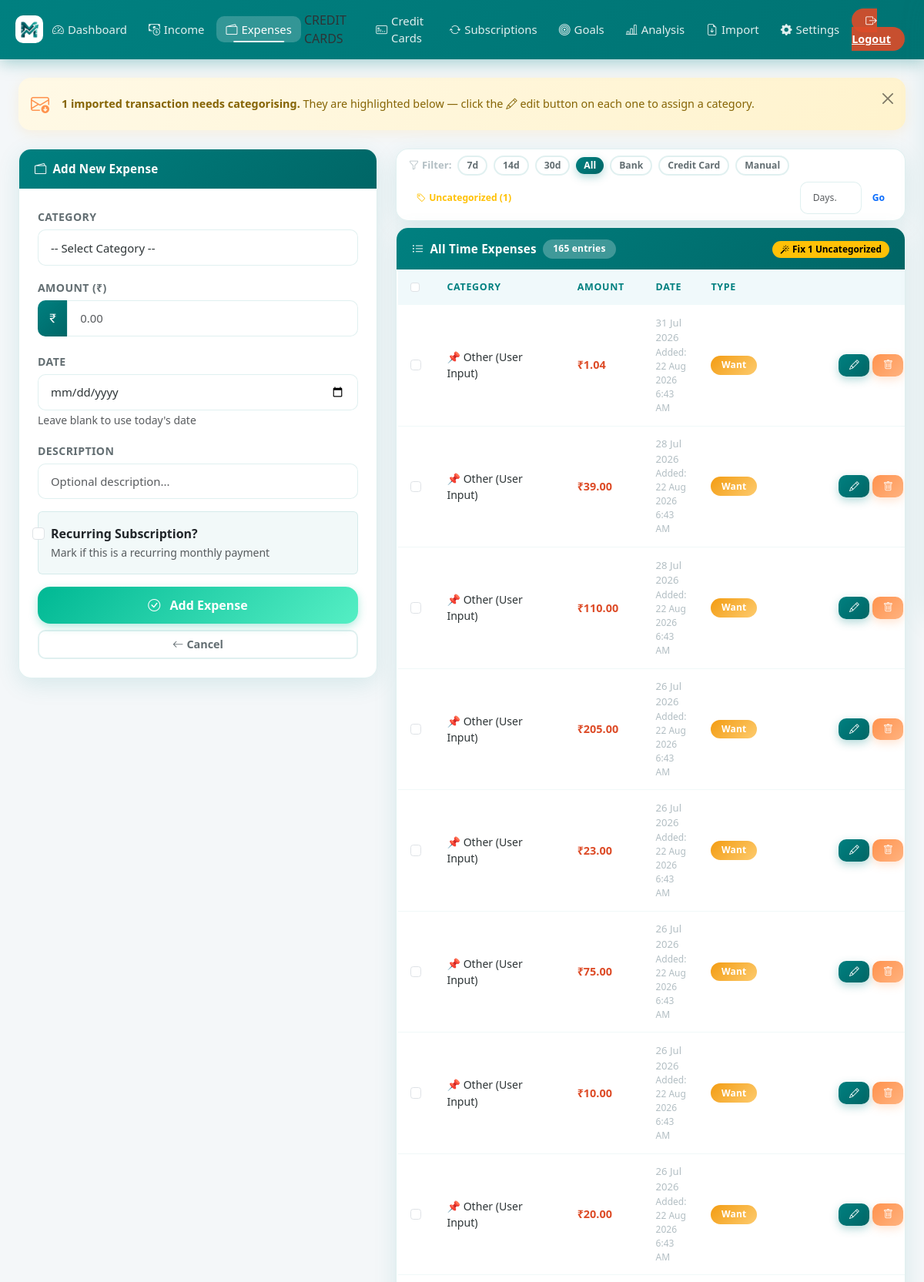
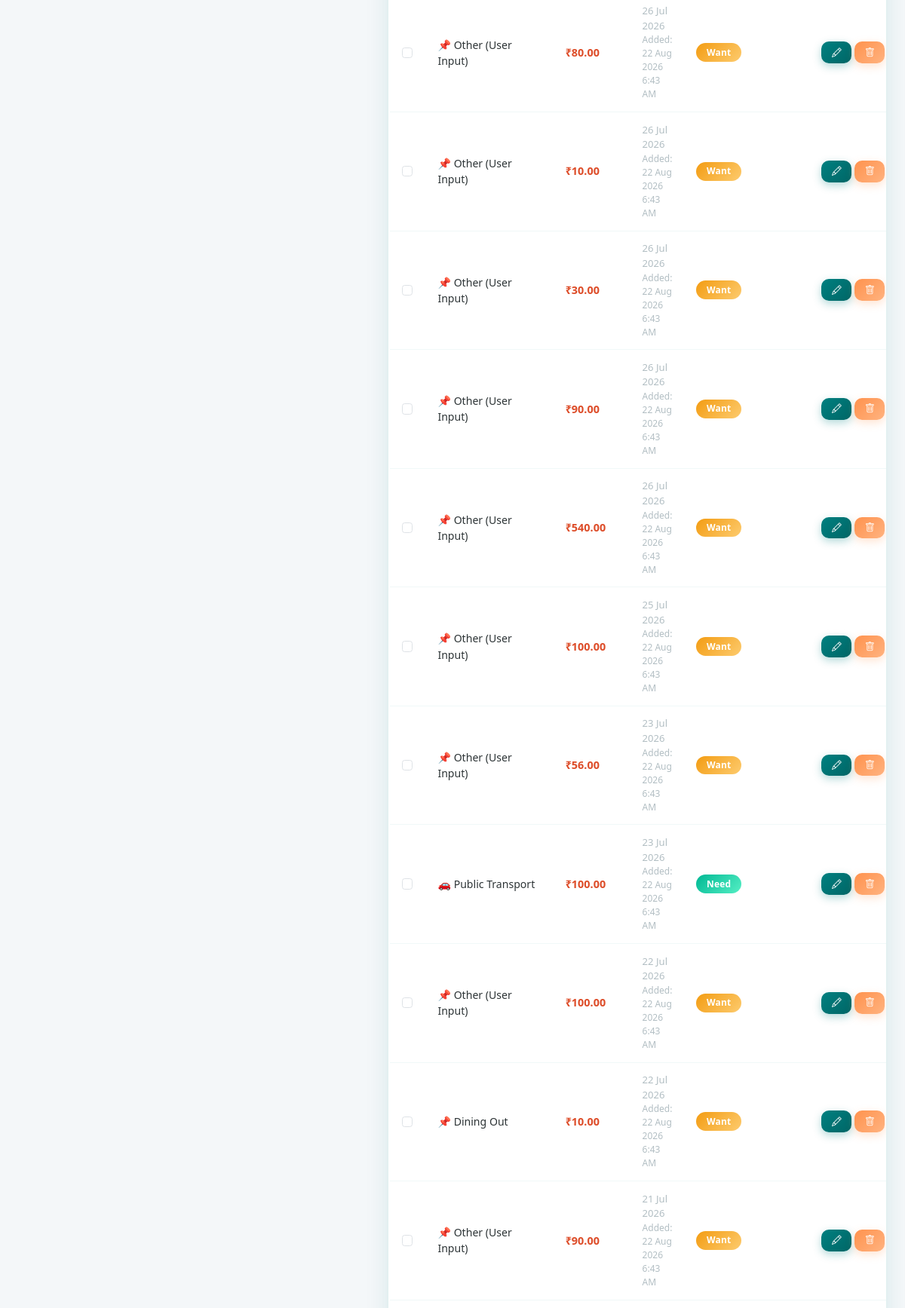
Page /add_expense (signed in, upper part) on the committed database (2 pictures, top to bottom).
### models.py (models this page shows)
class Expense(db.Model):
    id = db.Column(db.Integer, primary_key=True)
    user_id = db.Column(
        db.Integer, db.ForeignKey("user.id"), nullable=False, index=True
    )
    category = db.Column(db.String(100), nullable=False)
    amount = db.Column(db.Float, nullable=False)
    date = db.Column(db.DateTime, default=_now, index=True)
    created_at = db.Column(db.DateTime, default=_now)
    description = db.Column(db.String(200))
    is_essential = db.Column(db.Boolean, default=False)
    is_subscription = db.Column(db.Boolean, default=False, index=True)
    sub_start_date = db.Column(db.DateTime, nullable=True)
    sub_end_date = db.Column(db.DateTime, nullable=True)
    sub_expired_notified = db.Column(db.Boolean, default=False)
    source_type = db.Column(db.String(30), default="MANUAL", nullable=False)
    credit_card_id = db.Column(db.Integer, db.ForeignKey("credit_card.id"), nullable=True)
    billing_cycle_id = db.Column(db.String(80), nullable=True)
    statement_id = db.Column(db.Integer, db.ForeignKey("credit_card_statement.id"), nullable=True)
    transaction_id = db.Column(db.String(120), nullable=True, unique=True)
    merchant = db.Column(db.String(200), nullable=True)
    need_want_type = db.Column(db.String(10), nullable=True)
    is_settlement = db.Column(db.Boolean, default=False, nullable=False)
    __table_args__ = (
        db.Index("ix_expense_user_date", "user_id", "date"),
        db.Index("ix_expense_user_sub", "user_id", "is_subscription"),
        db.Index("ix_expense_user_source", "user_id", "source_type"),
    )

### app.py (the view, shortened to what this page needs)
@app.route("/add_expense", methods=["GET", "POST"])
@login_required
def add_expense():
    form = ExpenseForm()
    main_cat = request.form.get("main_category", "") if request.method == "POST" else ""
    _build_expense_form_choices(form, main_cat or None)
    try:
        exp_filter_days = int(request.args.get("days", 0))
        if exp_filter_days <= 0:
            exp_filter_days = None
    except (ValueError, TypeError):
        exp_filter_days = None
    only_uncategorized = request.args.get("uncategorized") == "1"
    source_filter = request.args.get("source", "all").lower()
    expense_query = Expense.query.filter_by(user_id=current_user.id)
    if exp_filter_days:
        since = datetime.now(timezone.utc).replace(tzinfo=None) - timedelta(
            days=exp_filter_days
        )
        expense_query = expense_query.filter(Expense.date >= since)
        exp_filter_label = (
            f"Last {exp_filter_days} day{'s' if exp_filter_days != 1 else ''}"
        )
    else:
        exp_filter_label = "All Time"
    if only_uncategorized:
        expense_query = expense_query.filter(Expense.category == "Uncategorized")
        exp_filter_label = "Uncategorized"
    expenses = expense_query.order_by(Expense.date.desc()).all()
    return render_template(
        "add_expense.html",
        form=form,
        edit=False,
        expenses=expenses,
        exp_filter_days=exp_filter_days,
        exp_filter_label=exp_filter_label,
        only_uncategorized=only_uncategorized,
        source_filter=source_filter,
        expense_categories=expense_categories,
    )

### forms.py
class ExpenseForm(FlaskForm):
    main_category = SelectField("Category", choices=[], validators=[DataRequired()])
    sub_category = SelectField("Sub Category", choices=[], validators=[DataRequired()])
    custom_category = StringField("Custom Category", validators=[Optional()])
    amount = FloatField("Amount (₹)", validators=[DataRequired()])
    date = DateField("Date", validators=[Optional()], format="%Y-%m-%d")
    description = StringField("Description", validators=[Optional()])
    is_subscription = BooleanField("Recurring Subscription?")
    sub_start_date = DateField(
        "Subscription Start Date", validators=[Optional()], format="%Y-%m-%d"
    )
    sub_end_date = DateField(
        "Subscription End Date", validators=[Optional()], format="%Y-%m-%d"
    )
    submit = SubmitField("Add Expense")

### app.py (called while the page is built)
@login_manager.user_loader
def load_user(user_id):
    return db.session.get(User, int(user_id))

def _build_expense_form_choices(form, main_cat=None):
    form.main_category.choices = [("", "-- Select Category --")] + [
        (cat, cat) for cat in expense_categories.keys()
    ]
    if main_cat and main_cat in expense_categories:
        subcats = expense_categories[main_cat]["subcategories"]
        form.sub_category.choices = [("", "-- Select Sub Category --")] + [
            (s, s) for s in subcats
        ]
    else:
        form.sub_category.choices = [("", "-- Select Sub Category First --")]

    def __call__(self, environ, start_response):
        if environ.get("PATH_INFO") not in self._PWA_PATHS:
            return self.wsgi_app(environ, start_response)
        def _start_response(status, headers, exc_info=None):
            out = []
            for name, value in headers:
                if name.lower() == "vary":
                    parts = [p.strip() for p in value.split(",")
                             if p.strip().lower() != "cookie"]
                    value = ", ".join(parts) or "Accept-Encoding"
                out.append((name, value))
            return start_response(status, out, exc_info)
        return self.wsgi_app(environ, _start_response)

### templates/add_expense.html (shortened to what this page needs)
{% extends "base.html" %}
{% block content %}
{% set uncategorized = expenses | selectattr('category', 'equalto', 'Uncategorized') | list %}
{% if uncategorized %}
<div class="alert alert-warning alert-dismissible fade show d-flex align-items-center gap-3 mb-4 rounded-4" role="alert"
  style="border:none;box-shadow:0 4px 16px rgba(253,203,110,0.18);">
  <i class="bi bi-envelope-arrow-down fs-4 flex-shrink-0" style="color:#FF924D;"></i>
  <div>
    <strong>{{ uncategorized|length }} imported transaction{{ 's' if uncategorized|length != 1 }} need{{ '' if
      uncategorized|length != 1 else 's' }} categorising.</strong>
    They are highlighted below — click the <i class="bi bi-pencil"></i> edit button on each one to assign a category.
  </div>
  <button type="button" class="btn-close ms-auto" data-bs-dismiss="alert"></button>
</div>
{% endif %}
<div class="row g-4">
  <div class="col-lg-5">
    <div class="card reveal">
      <div class="card-header">
        <i class="bi bi-{% if edit %}pencil{% else %}wallet2{% endif %}"></i>
        {% if edit %}Edit Expense{% else %}Add New Expense{% endif %}
      </div>
      <div class="card-body p-4">
        <form method="POST" id="expenseForm">
          <div class="mb-3">
            {{ form.main_category.label(class="form-label") }}
            {{ form.main_category(class="form-select", id="mainCategory") }}
          </div>
          <div class="mb-3">
            {{ form.amount.label(class="form-label") }}
            <div class="input-group">
              <span class="input-group-text"><i class="bi bi-currency-rupee"></i></span>
              {{ form.amount(class="form-control", type="number", step="0.01", placeholder="0.00", id="expense_amount")
              }}
            </div>
          </div>
          <div class="mb-3">
            {{ form.date.label(class="form-label") }}
            {{ form.date(class="form-control") }}
            <small class="text-muted">Leave blank to use today's date</small>
          </div>
          <div class="mb-3">
            {{ form.description.label(class="form-label") }}
            {{ form.description(class="form-control", rows="2", placeholder="Optional description...") }}
          </div>
          <div class="mb-3">
            <div class="form-check p-3 rounded"
              style="background:rgba(0, 128, 128,0.05);border:1.5px solid var(--border-color);">
              {{ form.is_subscription(class="form-check-input", id="isSubscription") }}
              {{ form.is_subscription.label(class="form-check-label fw-semibold") }}
              <div><small class="text-muted">Mark if this is a recurring monthly payment</small></div>
            </div>
          </div>
          <div class="d-grid gap-2">
            <button type="submit" class="btn btn-success btn-lg">
              <i class="bi bi-check-circle me-2"></i>
              {% if edit %}Update Expense{% else %}Add Expense{% endif %}
            </button>
            <a href="{{ url_for('add_expense') }}" class="btn btn-outline-secondary">
              <i class="bi bi-arrow-left me-1"></i>Cancel
            </a>
          </div>
        </form>
      </div>
    </div>
  </div>
  <div class="col-lg-7">
    <div class="card mb-2">
      <div class="card-body py-2 px-3">
        <div class="d-flex align-items-center gap-2 flex-wrap">
          <span class="fw-semibold" style="font-size:0.82rem;color:var(--text-muted);white-space:nowrap;">
            <i class="bi bi-funnel me-1"></i>Filter:
          </span>
          {% set _fd = exp_filter_days | default(none) %}
          {% for preset in [7, 14, 30] %}
          <a href="{{ url_for('add_expense', days=preset) }}"
            class="btn btn-sm rounded-pill {% if _fd == preset %}btn-primary{% else %}btn-outline-secondary{% endif %}"
            style="font-size:0.76rem;padding:2px 10px;">
            {{ preset }}d
          </a>
          {% endfor %}
          <a href="{{ url_for('add_expense') }}"
            class="btn btn-sm rounded-pill {% if not _fd and not only_uncategorized %}btn-primary{% else %}btn-outline-secondary{% endif %}"
            style="font-size:0.76rem;padding:2px 10px;">
             All
           </a>
           {% for source_value, source_label in [('bank', 'Bank'), ('credit_card', 'Credit Card'), ('manual', 'Manual')] %}
           <a href="{{ url_for('add_expense', source=source_value) }}"
             class="btn btn-sm rounded-pill {% if source_filter == source_value %}btn-primary{% else %}btn-outline-secondary{% endif %}"
             style="font-size:0.76rem;padding:2px 10px;">{{ source_label }}</a>
           {% endfor %}
          {% set _unc_total = expenses | selectattr('category', 'equalto', 'Uncategorized') | list | length if not only_uncategorized else expenses | length %}
          <a href="{{ url_for('add_expense', uncategorized=1) }}"
            class="btn btn-sm rounded-pill {% if only_uncategorized %}btn-warning{% else %}btn-outline-warning{% endif %}"
            style="font-size:0.76rem;padding:2px 10px;">
            <i class="bi bi-tag me-1"></i>Uncategorized{% if not only_uncategorized and _unc_total > 0 %} ({{ _unc_total }}){% endif %}
          </a>
          <form method="get" action="{{ url_for('add_expense') }}" class="d-flex align-items-center gap-1 ms-auto">
            <input type="number" name="days" min="1" max="365" value="{{ exp_filter_days or '' }}" placeholder="Days…"
              class="form-control form-control-sm" style="width:80px;font-size:0.76rem;">
            <button type="submit" class="btn btn-sm btn-outline-primary rounded-pill"
              style="font-size:0.76rem;padding:2px 10px;">Go</button>
          </form>
        </div>
      </div>
    </div>
    <div class="card">
      <div class="card-header d-flex align-items-center gap-2 flex-wrap">
        <i class="bi bi-list-ul"></i> {{ exp_filter_label | default('All Time') }} Expenses
        <span class="badge" style="background:rgba(255,255,255,0.25);">{{ expenses|length }} entries</span>
        {% set uncategorized_count = expenses | selectattr('category', 'equalto', 'Uncategorized') | list | length %}
        {% if uncategorized_count > 0 %}
        <form method="post" action="{{ url_for('retro_categorize') }}" class="ms-auto mb-0">
          <button type="submit" class="btn btn-sm btn-warning rounded-pill" style="font-size:0.74rem;padding:2px 10px;"
            title="Auto-categorize {{ uncategorized_count }} Uncategorized expense(s)">
            <i class="bi bi-magic me-1"></i>Fix {{ uncategorized_count }} Uncategorized
          </button>
        </form>
        {% else %}
        <span class="ms-auto"></span>
        {% endif %}
      </div>
      <div class="card-body p-0">
        {% if expenses %}
        <div class="table-responsive">
          <table class="table table-hover mb-0" id="expenseTable">
            <thead>
              <tr>
                <th style="width:36px;">
                  <input type="checkbox" id="expSelectAll" class="form-check-input" title="Select all">
                </th>
                <th>Category</th>
                <th>Amount</th>
                <th>Date</th>
                <th>Type</th>
                <th></th>
              </tr>
            </thead>
            <tbody>
              {% for exp in expenses %}
              <tr >
                <td>
                  <input type="checkbox" class="form-check-input exp-row-check" value="{{ exp.id }}">
                </td>
                <td style="font-size:0.88rem;">
                  {% if exp.category == 'Uncategorized' %}
                  <span class="badge badge-uncategorized" style="background:rgba(253,203,110,0.25);font-size:0.78rem;">
                    <i class="bi bi-envelope-arrow-down me-1"></i>Uncategorized
                  </span>
                  {% else %}
                  {% if 'rent' in exp.category.lower() or 'mortgage' in exp.category.lower() %}🏠
                  {% elif 'food' in exp.category.lower() or 'groceries' in exp.category.lower() %}🍔
                  {% elif 'transport' in exp.category.lower() %}🚗
                  {% elif 'health' in exp.category.lower() %}🏥
                  {% elif 'entertainment' in exp.category.lower() %}🎮
                  {% else %}📌{% endif %}
                  {{ exp.category }}
                  {% endif %}
                </td>
                <td><strong class="text-danger">₹{{ "%.2f"|format(exp.amount) }}</strong></td>
                <td>
                  <div style="font-size:0.82rem;color:var(--text-muted);">{{ exp.date.strftime('%d %b %Y') }}</div>
                  {% if exp.created_at %}
                  <div style="font-size:0.75rem;color:var(--text-muted);">
                    Added: <span class="local-time"
                      data-utc="{{ exp.created_at.strftime('%Y-%m-%dT%H:%M:%SZ') }}"></span>
                  </div>
                  {% endif %}
                </td>
                <td>
                  {% if exp.category == 'Uncategorized' %}
                  <span class="badge badge-uncategorized" style="background:rgba(253,203,110,0.2);">Pending</span>
                  {% elif exp.is_settlement %}
                  <span class="badge bg-secondary">Card settlement</span>
                  {% elif exp.source_type == 'CREDIT_CARD' %}
                  <span class="badge bg-info text-dark">Credit Card{% if exp.credit_card %} · {{ exp.credit_card.name }}{% endif %}</span>
                  {% elif exp.source_type == 'BANK' %}
                  <span class="badge bg-light text-dark border">Bank</span>
                  {% else %}
                  <span class="badge {% if exp.is_essential %}bg-success{% else %}bg-warning{% endif %}">
                    {% if exp.is_essential %}Need{% else %}Want{% endif %}
                  </span>
                  {% endif %}
                </td>
                <td>
                  <div class="d-flex gap-1">
                    <a href="{{ url_for('edit_expense', id=exp.id) }}"
                      class="btn btn-sm {% if exp.category == 'Uncategorized' %}btn-warning{% else %}btn-primary{% endif %}"
                      {% if exp.category=='Uncategorized' %}title="Categorise this expense" {% endif %}>
                      <i class="bi bi-{% if exp.category == 'Uncategorized' %}tag{% else %}pencil{% endif %}"></i>
                    </a>
                    <a href="{{ url_for('delete_expense', id=exp.id) }}" class="btn btn-danger btn-sm"
                      onclick="return confirm('Delete this expense?')">
                      <i class="bi bi-trash"></i>
                    </a>
                  </div>
                </td>
              </tr>
              {% endfor %}
            </tbody>
          </table>
        </div>
        {% else %}
        <div class="text-center py-5 text-muted">
          <i class="bi bi-wallet2" style="font-size:2.5rem;opacity:0.3;"></i>
          <p class="mt-2 mb-0">No expenses yet. Add your first one!</p>
        </div>
        {% endif %}
      </div>
    </div>
  </div>
</div>
{% endblock %}

### rows in the picture
Expense: category "Other (User Input)", amount "1.04", date "31 Jul 2026", is_settlement "Want"
Expense: category "Other (User Input)", amount "39.00", date "28 Jul 2026", is_settlement "Want"
Expense: category "Other (User Input)", amount "110.00", date "28 Jul 2026", is_settlement "Want"
Expense: category "Other (User Input)", amount "205.00", date "26 Jul 2026", is_settlement "Want"
Expense: category "Other (User Input)", amount "23.00", date "26 Jul 2026", is_settlement "Want"
Expense: category "Other (User Input)", amount "75.00", date "26 Jul 2026", is_settlement "Want"
Expense: category "Other (User Input)", amount "10.00", date "26 Jul 2026", is_settlement "Want"
Expense: category "Other (User Input)", amount "20.00", date "26 Jul 2026", is_settlement "Want"
Expense: category "Other (User Input)", amount "80.00", date "26 Jul 2026", is_settlement "Want"
Expense: category "Other (User Input)", amount "10.00", date "26 Jul 2026", is_settlement "Want"
Expense: category "Other (User Input)", amount "30.00", date "26 Jul 2026", is_settlement "Want"
Expense: category "Other (User Input)", amount "90.00", date "26 Jul 2026", is_settlement "Want"
Expense: category "Other (User Input)", amount "540.00", date "26 Jul 2026", is_settlement "Want"
Expense: category "Other (User Input)", amount "100.00", date "25 Jul 2026", is_settlement "Want"
Expense: category "Other (User Input)", amount "56.00", date "23 Jul 2026", is_settlement "Want"
Expense: category "Public Transport", amount "100.00", date "23 Jul 2026", is_settlement "Need"
Expense: category "Other (User Input)", amount "100.00", date "22 Jul 2026", is_settlement "Want"
Expense: category "Dining Out", amount "10.00", date "22 Jul 2026", is_settlement "Want"
Expense: category "Other (User Input)", amount "90.00", date "21 Jul 2026", is_settlement "Want"

### other values in the picture
{{ uncategorized|length }} "1"
{{ '' if
      uncategorized|length != 1 else 's' }} "s"
{{ preset }} "7" "14" "30"
{{ source_label }} "Bank" "Credit Card" "Manual"
{{ _unc_total }} "1"
{{ exp_filter_label | default('All Time') }} "All Time"
{{ expenses|length }} "165"
{{ uncategorized_count }} "1"
